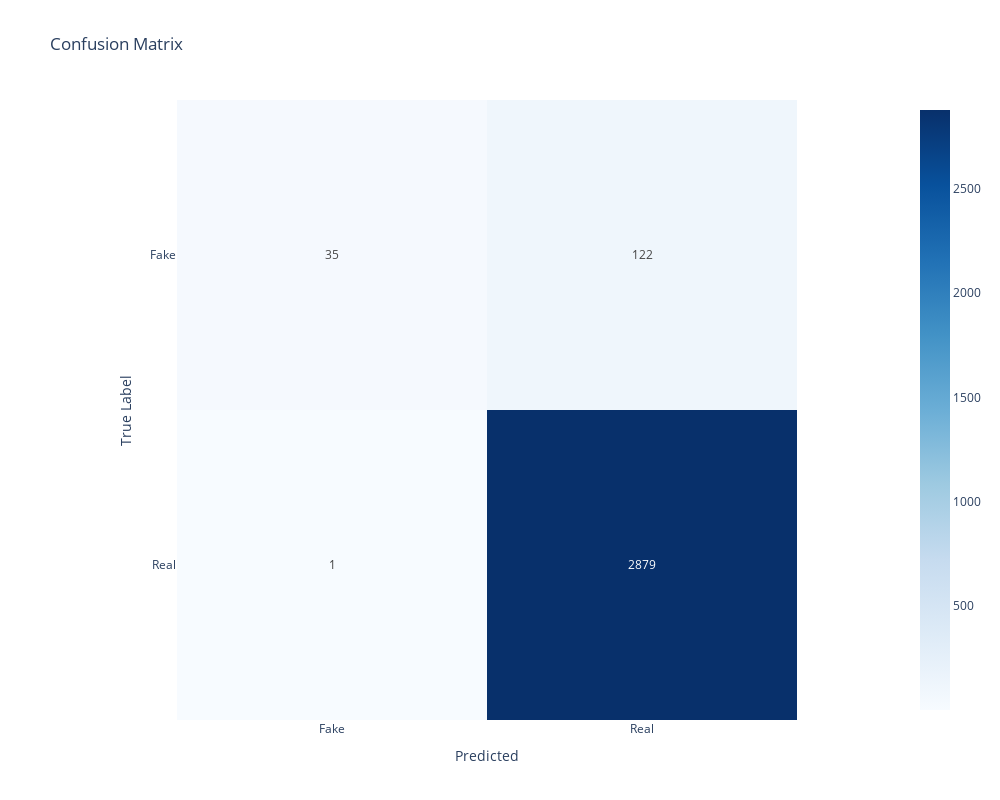

Source (notebook cell):
### Code cell
# Instantiate the logistic regression model
logistic_regression_model = LogisticRegression(max_iter=1000)

# Fit the model to the training data
logistic_regression_model.fit(X_train, y_train)

# Make predictions on the test data
y_pred = logistic_regression_model.predict(X_test)

# Display the classification report and confusion matrix
report(y_test, y_pred, class_labels)

### Figure 1 — Plotly figure (JSON) as saved in the notebook; plotly's stock layout.template omitted (floating-point values rounded to 4 significant figures)
{"data": [{"coloraxis": "coloraxis", "hovertemplate": "Predicted: %{x}<br>True Label: %{y}<br>color: %{z}<extra></extra>", "name": "0", "texttemplate": "%{z}", "type": "heatmap", "x": ["Fake", "Real"], "xaxis": "x", "y": ["Fake", "Real"], "yaxis": "y", "z": [[35, 122], [1, 2879]]}], "layout": {"coloraxis": {"colorscale": [[0, "rgb(247,251,255)"], [0.125, "rgb(222,235,247)"], [0.25, "rgb(198,219,239)"], [0.375, "rgb(158,202,225)"], [0.5, "rgb(107,174,214)"], [0.625, "rgb(66,146,198)"], [0.75, "rgb(33,113,181)"], [0.875, "rgb(8,81,156)"], [1, "rgb(8,48,107)"]]}, "height": 800, "title": {"text": "Confusion Matrix"}, "width": 1000, "xaxis": {"anchor": "y", "constrain": "domain", "domain": [0, 1], "scaleanchor": "y", "title": {"text": "Predicted"}}, "yaxis": {"anchor": "x", "autorange": "reversed", "constrain": "domain", "domain": [0, 1], "title": {"text": "True Label"}}}}
